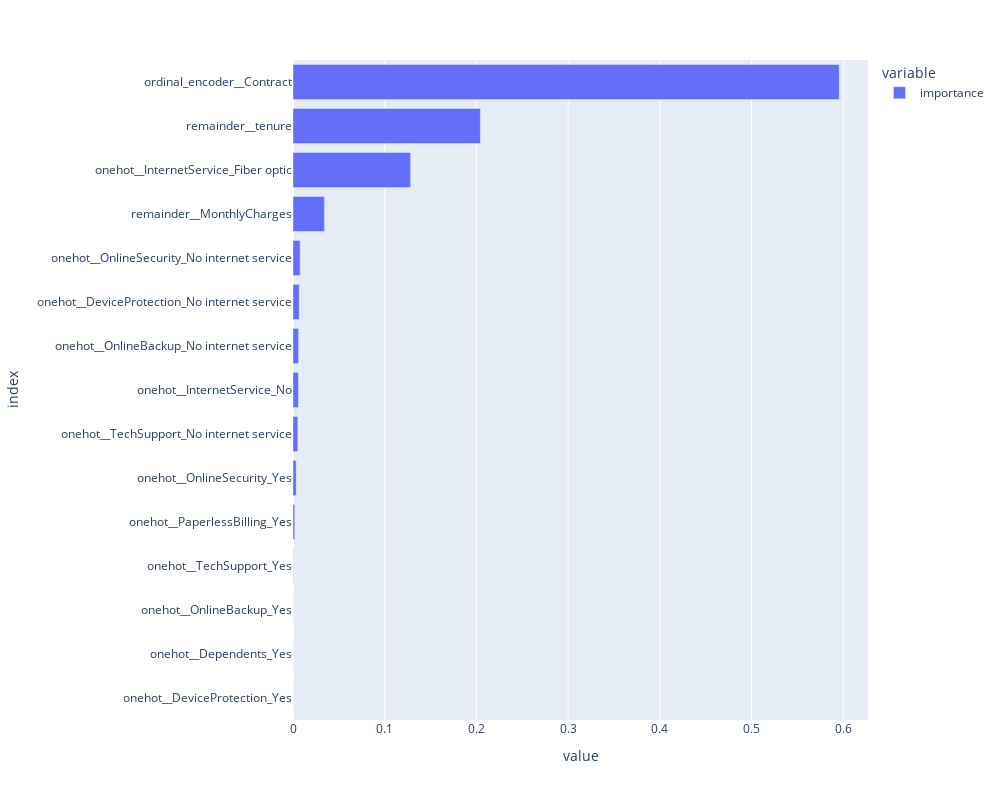

Notebook code for this chart:
### Markdown cell above
Kita lihat feature importance dari gradient boosting yang sudah di hyperparameter tuning.

### Code cell
feature_importance = tuned_gb.feature_importances_
imp_table = pd.DataFrame({
    'importance' : feature_importance
}, index= transformer.get_feature_names_out())
imp_table = imp_table.sort_values(by='importance')
px.bar(imp_table,orientation='h',width=1000, height=800)

### Figure 1 — Plotly figure (JSON) as saved in the notebook; plotly's stock layout.template omitted (floating-point values rounded to 4 significant figures)
{"data": [{"alignmentgroup": "True", "hovertemplate": "variable=importance<br>value=%{x}<br>index=%{y}<extra></extra>", "legendgroup": "importance", "marker": {"color": "#636efa", "pattern": {"shape": ""}}, "name": "importance", "offsetgroup": "importance", "orientation": "h", "showlegend": true, "textposition": "auto", "type": "bar", "x": [4.671e-06, 2.048e-05, 3.285e-05, 0.0002334, 0.001914, 0.003479, 0.005306, 0.005967, 0.006117, 0.006745, 0.007785, 0.03425, 0.1283, 0.2043, 0.5956], "xaxis": "x", "y": ["onehot__DeviceProtection_Yes", "onehot__Dependents_Yes", "onehot__OnlineBackup_Yes", "onehot__TechSupport_Yes", "onehot__PaperlessBilling_Yes", "onehot__OnlineSecurity_Yes", "onehot__TechSupport_No internet service", "onehot__InternetService_No", "onehot__OnlineBackup_No internet service", "onehot__DeviceProtection_No internet service", "onehot__OnlineSecurity_No internet service", "remainder__MonthlyCharges", "onehot__InternetService_Fiber optic", "remainder__tenure", "ordinal_encoder__Contract"], "yaxis": "y"}], "layout": {"barmode": "relative", "height": 800, "legend": {"title": {"text": "variable"}, "tracegroupgap": 0}, "margin": {"t": 60}, "width": 1000, "xaxis": {"anchor": "y", "domain": [0, 1], "title": {"text": "value"}}, "yaxis": {"anchor": "x", "domain": [0, 1], "title": {"text": "index"}}}}
